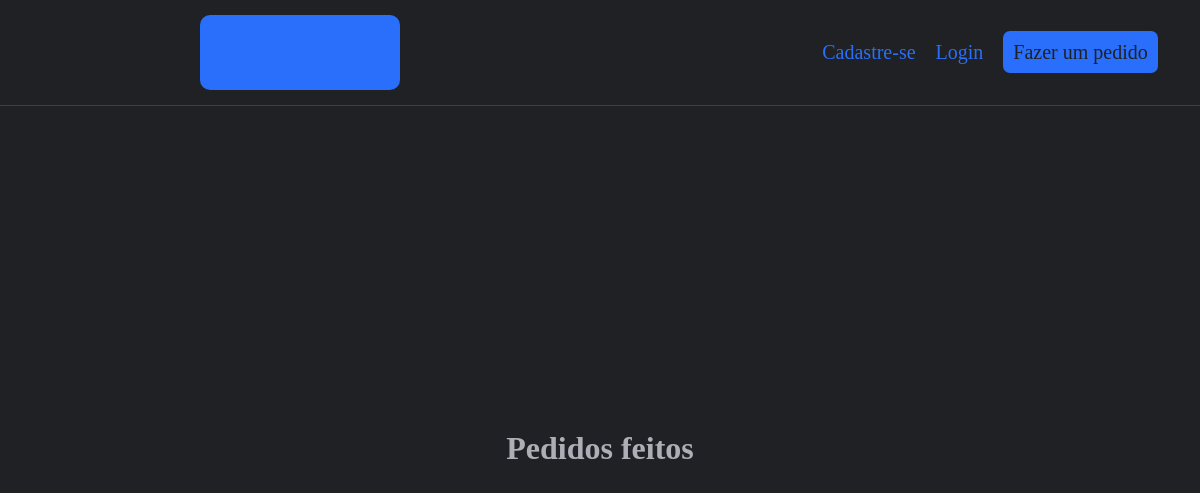
The app's page /index/, older data.
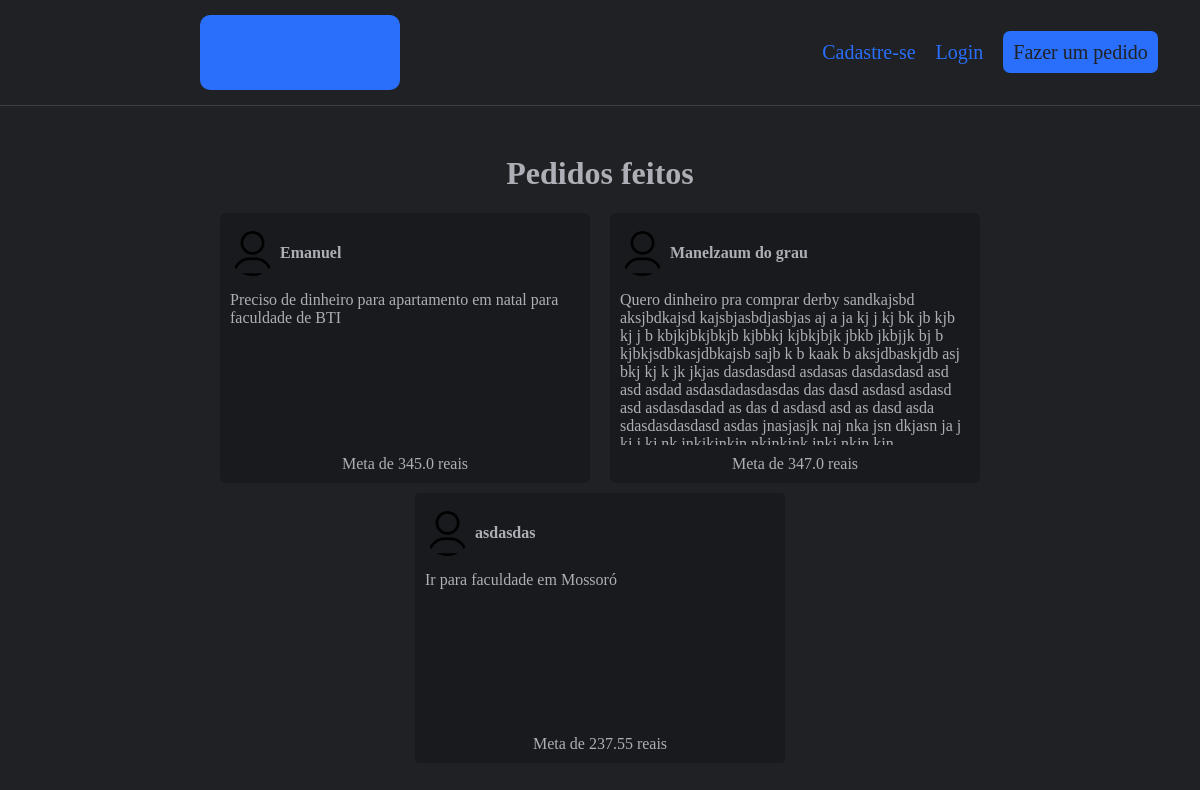
The same page, newer data.
### myapp/models.py (models this page shows, shortened)
class Profile(models.Model):
    user = models.ForeignKey(User, on_delete=models.CASCADE)
    name = models.CharField(max_length=40)
    cellphone = models.CharField(max_length=11)
    state = models.CharField(max_length=2, blank=True)
    city = models.CharField(max_length=20, blank=True)
    image = models.ImageField(upload_to="profile-images", blank=True)
    bio = models.TextField(blank=True)
    link_youtube = models.CharField(max_length=150, blank=True)
    link_instagram = models.CharField(max_length=150, blank=True)
    link_facebook = models.CharField(max_length=150, blank=True)
    link_linkedin = models.CharField(max_length=150, blank=True)

class Request(models.Model):
    user = models.ForeignKey(User, on_delete=models.CASCADE)
    description = models.TextField(max_length=250)
    amount = models.FloatField()

### myapp/views.py (the view)
# urls.py: path('index/', myapp.index, name="index"),
def index(request: HttpRequest):
    requests = Request.objects.all()
    data = []
    for req in requests:
        profile = Profile.objects.get(user_id=req.user.pk)
        checkImageExists(profile)
        data.append({"profile":profile,"request": req})
    return render(request, "myapp/index.html", context={"data": data})

### myapp/views.py (called while the page is built)
def checkImageExists(profile):
    print(profile.image)
    if not profile.image:
        return False
    fss = FileSystemStorage()
    if not fss.exists(str(profile.image).split("/")[-1]):
        profile.image = None
        profile.save()
        return False
    return True

### myapp/templates/myapp/index.html (shortened to what this page needs)
{% extends 'myapp/base.html' %}
{% load static %}
{% block content %}
<link rel="stylesheet" href="{% static 'css/index.css' %}">
<h1>Pedidos feitos</h1>
<div class="cards">
    {% for card in data %}
        <a onclick="document.getElementById('{{card.profile.user_id}}').submit()" class="card">
            <div class="card-header">
                <img
                    {% if card.profile.image %}
                        src="{{card.profile.image}}"
                    {% else %}
                        src="{% static 'images/user.png' %}"
                    {% endif %}
                alt="">
                <h4 class="card-title">{{card.profile.name}}</h4>
            </div>
            <div class="card-content">
                <p class="card-desc">{{card.request.description}}</p>
            </div>
            <div class="card-goal">
                Meta de {{card.request.amount}} reais
            </div>
        </a>
    {% endfor %}
</div>
{% endblock %}

### myapp/templates/myapp/base.html (shortened to what this page needs)
{% load static %}
<!DOCTYPE html>
<html lang="pt-br">
<head>
    <link rel="stylesheet" href="{% static 'css/base.css' %}">
</head>
<body>
    <header>
        <div class="left-header-half">
            <nav class="image-content">
                <a href="{% url 'index' %}">
                    <div class="image"></div>
                </a>
            </nav>
        </div>
        <div class="right-header-half">
            <div class="login-area">
                {% if user.is_authenticated %}
                    <a href="{% url 'profile' %}" class="profile">
                        <div style="width: 55px;height: 55px;border-radius: 27.5px;background-color: black;"></div>
                    </a>
                    <nav>
                        <a class="login-buttom" href="{% url 'logout' %}">Sair</a>
                    </nav>
                {% else %}
                    <nav>
                        <a class="login-buttom" href="{% url 'register' %}">Cadastre-se</a>
                    </nav>
                    <nav>
                        <a class="login-buttom" href="{% url 'login' %}">Login</a>
                    </nav>
                {% endif %}
                <nav>
                    <a class="login-buttom-filled" href="{% url 'request' %}">
                        {% if user.is_authenticated %}
                            Ver meu pedido
                        {% else %}
                            Fazer um pedido
                        {% endif %}
                    </a>
                </nav>
            </div>
        </div>
    </header>
    <div class="main">
        {% block content %} {% endblock %}
    </div>
</body>
</html>

### myapp/static/css/base.css (style rules this page uses)
html { height: 100%; color: #acb0b6; }
a { color: #296ffb; text-decoration: none; }
body { margin: 0px; display: flex; flex-direction: column; background-color: #202124; height: 100%; }
header { display: flex; padding: 15px 0px; border-style: solid; border-width: 0px; border-color: #3c4043; border-bottom-width: 1px; background-color: #202124; }
.main { display: flex; flex: 1; display: flex; flex-direction: column; align-items: center; justify-content: center; padding-bottom: 10px; }
.image { width: 200px; height: 75px; background-color: #296ffb; border-radius: 10px; }
.image-content { display: flex; width: 100%; align-items: center; justify-content: center; }
.login-buttom { text-decoration: none; color: #296ffb; font-size: 15pt; margin-right: 20px; white-space: nowrap; }
.login-buttom-filled { text-decoration: none; background-color: #296ffb; color: #202124; font-size: 15pt; margin-right: 20px; padding: 10px; border-radius: 7px; width: 150px; white-space: nowrap; }
.left-header-half, .middle-header-half, .right-header-half, .login-area { flex: 1; display: flex; align-items: center; justify-content: center; }
.login-area { margin-left: 200px; }

### myapp/static/css/index.css (style rules this page uses)
p { margin: 8px 0px 0px 0px; }
.card { width: 350px; height: 250px; background-color: #191a1e; border-radius: 5px; padding: 10px; display: flex; flex-direction: column; color: #acb0b6; }
.card-title { margin-left: 5px; }
.card-header { display: flex; align-items: center; }
.card-header img { width: 45px; height: 45px; border-radius: 22.5px; }
.card-content { display: flex; flex: 1; overflow-y: auto; }
.card-goal { display: flex; flex-direction: column; justify-content: center; align-items: center; padding-top: 10px; }
.cards { display: flex; width: 80%; flex-wrap: wrap; gap: 10px; justify-content: center; }

Row changes from the older to the newer data that the page shows:
added Profile: profile.name "Emanuel", request.description "Preciso de dinheiro para apartamento em natal para faculdade de BTI", request.amount "345.0"
added Profile: profile.name "Manelzaum do grau", request.description "Quero dinheiro pra comprar derby sandkajsbd aksjbdkajsd kajsbjasbdjasbjas aj a ja kj j kj bk jb kjb kj j b kbjkjbkjbkjb kjbbkj kjbkjbjk jbkb jkbjjk bj b kjbkjsdbkasjdbkajsb sajb k b kaak b aksjdbaskjdb asj bkj kj k jk jkjas dasdasdasd asdasas dasdasdasd asd asd asdad asdasdadasdasdas das dasd asdasd asdasd asd asdasdasdad as das d asdasd asd as dasd asda sdasdasdasdasd asdas jnasjasjk naj nka jsn dkjasn ja j…", request.amount "347.0"
added Profile: profile.name "asdasdas", request.description "Ir para faculdade em Mossoró", request.amount "237.55"
